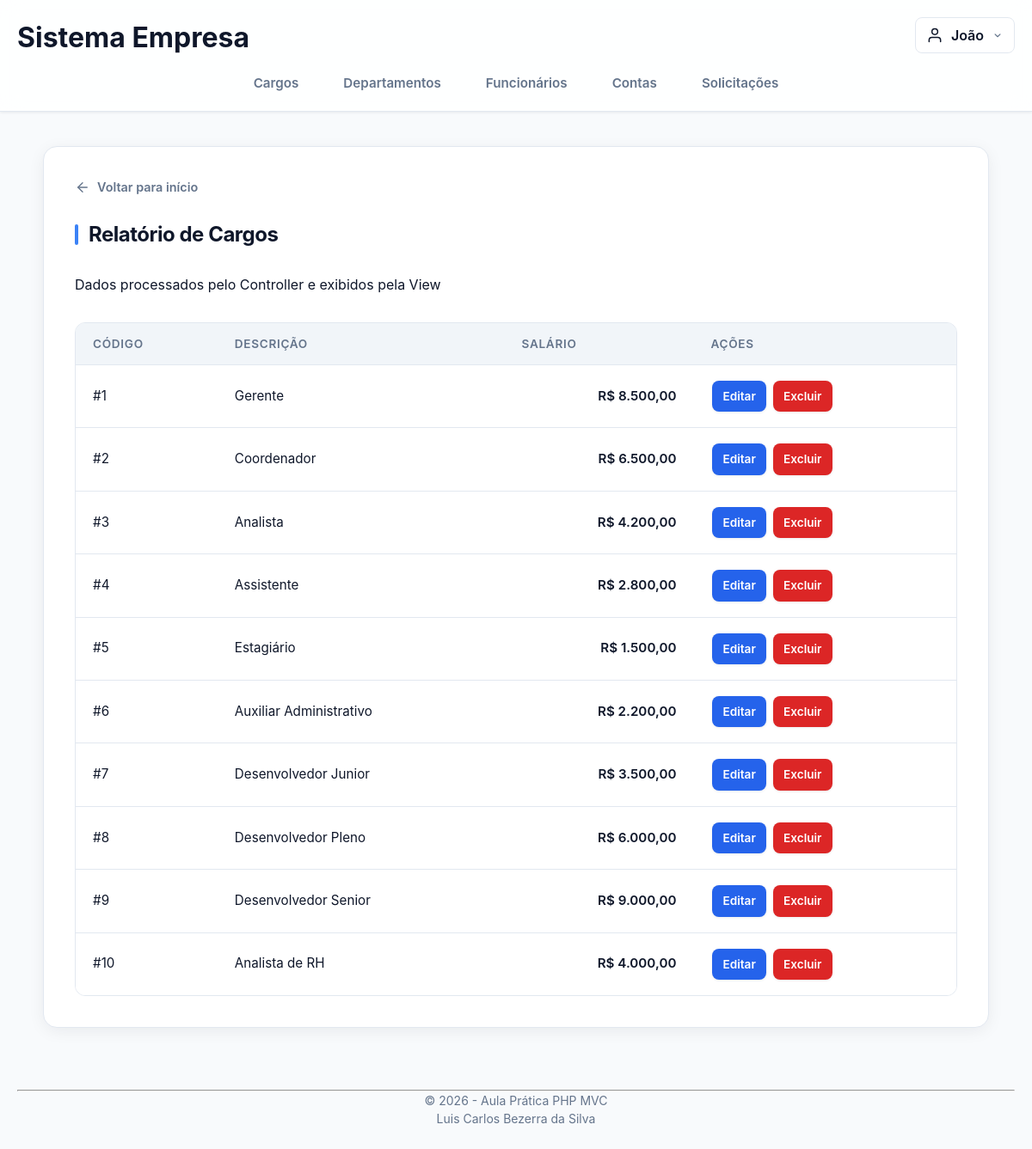
The app's page /index.php?action=listaCargo (signed in) with its own data.
### tables this page shows
CREATE TABLE dboCargo (
    codCargo INT AUTO_INCREMENT PRIMARY KEY,
    nomeCargo VARCHAR(100) NOT NULL UNIQUE,
    salario DECIMAL(10, 2) NOT NULL
);

### controller/cargoController.php (called while the page is built, shortened)
<?php
    require_once __DIR__ . '/../model/cargoModel.php';
    class CargoController {
        public function listar() {
            $model = new Cargo();
            $listaCargos = $model->listarTodos();
            include __DIR__."/../view/cargoLista.php";
        }
    }
?>

### index.php (called while the page is built)
<?php
    require_once "controller/routes.php";
?>

### config/conexao.php (called while the page is built)
<?php
class Conexao
{
    public static function getConn()
    {
        $host = "127.0.0.1";
        $port = "3307";
        $dbname = "dboEmpresaMvc";
        $user = "root";
        $pass = "";
        try {
            $conexao = new PDO(
                "mysql:host=$host;port=$port;dbname=$dbname;charset=utf8",
                $user,
                $pass
            );
            $conexao->setAttribute(
                PDO::ATTR_ERRMODE,
                PDO::ERRMODE_EXCEPTION
            );
            return $conexao;
        } catch (PDOException $e) {
            die("Erro na conexão: " . $e->getMessage());
        }
    }
}

### model/cargoModel.php (called while the page is built, shortened)
<?php
    require_once __DIR__ . '/../config/conexao.php';
    class Cargo {
        public function listarTodos() {
            $sql = "select * from dboCargo order by codCargo asc";
            $stmt = Conexao::getConn()->prepare($sql);
            $stmt->execute();
            return $stmt->fetchAll(PDO::FETCH_ASSOC);
        }
    }
?>

### view/cargoLista.php (the view, shortened to what this page needs)
<?php
    include __DIR__."/INCLUDE/cabecalho.php";
?>
    <h2>Relatório de Cargos</h2>
    <p class="subtitulo">Dados processados pelo Controller e exibidos pela View</p>
    <table class="tabela-dados">
        <thead>
            <tr>
                <th>Código</th>
                <th>Descrição</th>
                <th class="col-valor">Salário</th>
                <th>Ações</th>
            </tr>
        </thead>
        <tbody>
        <?php if (isset($listaCargos) && count($listaCargos) > 0): ?>
                <?php foreach($listaCargos as $c): ?>
                <tr>
                    <td>#<?=$c['codCargo']?></td>
                    <td><?= htmlspecialchars($c['nomeCargo']) ?></td>
                    <td class="col-valor">
                        R$ <?= number_format($c['salario'], 2, ',', '.') ?>
                    </td>
                    <td class="acoes-tabela">
                        <a class="btn-acao btn-editar" href="index.php?action=editarCargo&id=<?=$c['codCargo']?>">Editar</a>
                        <a class="btn-acao btn-excluir" href="index.php?action=excluirCargo&id=<?=$c['codCargo']?>" onclick="return confirmarExclusao(event, this.href, 'cargo');">Excluir</a>
                    </td>
                </tr>
                <?php endforeach; ?>
        <?php endif; ?>
        </tbody>
    </table>
<?php
    include __DIR__."/INCLUDE/rodape.php";
?>

### controller/routes.php (shortened to what this page needs)
<?php
    require_once __DIR__ . '/cargoController.php';
    $action = trim((string)($_GET['action'] ?? 'apresentacao'));
    $controller = new CargoController();
    switch ($action) {
        case 'listaCargo':
            $controller->listar();
            break;
    }
?>

### view/include/cabecalho.php (shortened to what this page needs)
<?php
$nomeCompleto = trim((string) ($_SESSION['usuario_nome'] ?? 'Usuário'));
$primeiroNome = htmlspecialchars(explode(' ', $nomeCompleto)[0] ?: 'Usuário', ENT_QUOTES, 'UTF-8');
?>
<!DOCTYPE html>
<html lang="pt-br">
<head>
    <link rel="stylesheet" href="/ProjetoEmpresaMVC//view/css/estilo.css">
</head>
<body>
<header>
    <h1>Sistema Empresa</h1>
    <nav>
        <?php if (isset($_SESSION['usuario_funcional'])): ?>
            <?php if (isset($_SESSION['usuario_perfil']) && $_SESSION['usuario_perfil'] === 'admin'): ?>
                <div class="dropdown">
                    <span class="menu-item">Cargos</span>
                </div>
                <div class="dropdown">
                    <span class="menu-item">Departamentos</span>
                </div>
                <div class="dropdown">
                    <span class="menu-item">Funcionários</span>
                </div>
                <div class="dropdown">
                    <span class="menu-item">Contas</span>
                </div>
            <?php endif; ?>
            <div class="dropdown">
                <span class="menu-item">Solicitações</span>
            </div>
            <div class="account-menu">
                <button type="button" id="accountMenuButton" class="account-menu-trigger" aria-label="Abrir opções da conta" aria-haspopup="true" aria-expanded="false" aria-controls="accountMenuDropdown" title="Opções da conta">
                    <svg class="account-trigger-icon" viewBox="0 0 24 24" fill="none" stroke="currentColor" stroke-width="1.8" stroke-linecap="round" stroke-linejoin="round" aria-hidden="true">
                        <path d="M20 21v-2a4 4 0 0 0-4-4H8a4 4 0 0 0-4 4v2"></path>
                        <circle cx="12" cy="7" r="4"></circle>
                    </svg>
                    <span><?= $primeiroNome ?></span>
                    <svg class="account-trigger-chevron" viewBox="0 0 24 24" fill="none" stroke="currentColor" stroke-width="2" stroke-linecap="round" stroke-linejoin="round" aria-hidden="true">
                        <path d="m7 10 5 5 5-5"></path>
                    </svg>
                </button>
            </div>
        <?php endif; ?>
    </nav>
</header>
<div class="container">
<?php if (isset($_SESSION['usuario_funcional']) && ($_GET['action'] ?? '') !== 'home'): ?>
    <div class="navegacao-voltar-inicio">
        <a href="index.php?action=home">
            <svg viewBox="0 0 24 24" fill="none" stroke="currentColor" stroke-width="1.8" stroke-linecap="round" stroke-linejoin="round" aria-hidden="true">
                <path d="m12 19-7-7 7-7"></path>
                <path d="M5 12h14"></path>
            </svg>
            <span>Voltar para início</span>
        </a>
    </div>
<?php endif; ?>

### view/include/rodape.php (shortened to what this page needs)
</div>
<footer>
    <hr>
    <p>&copy; 2026 - Aula Prática PHP MVC</p>
    <p>Luis Carlos Bezerra da Silva</p>
</footer>
</body>
</html>

### view/css/estilo.css (style rules this page uses)
:root { --bg-main: #f8fafc; --bg-surface: #ffffff; --bg-surface-hover: #f1f5f9; --border-color: #e2e8f0; --border-focus: #3b82f6; --primary: #3b82f6; --primary-hover: #2563eb; --text-main: #0f172a; --text-muted: #64748b; --radius-sm: 8px; --radius-md: 12px; --radius-lg: 16px; --shadow-sm: 0 1px 3px rgba(15, 23, 42, 0.08); --shadow-md: 0 4px 20px -2px rgba(15, 23, 42, 0.08); --shadow-glow: 0 0 0 3px rgba(59, 130, 246, 0.2); --transition-fast: 0.2s cubic-bezier(0.4, 0, 0.2, 1); }
* { margin: 0; padding: 0; box-sizing: border-box; }
body { font-family: 'Inter', system-ui, -apple-system, BlinkMacSystemFont, 'Segoe UI', Roboto, sans-serif; background-color: var(--bg-main); color: var(--text-main); min-height: 100vh; line-height: 1.5; -webkit-font-smoothing: antialiased; }
header { background: rgba(255, 255, 255, 0.85); backdrop-filter: blur(12px); border-bottom: 1px solid var(--border-color); padding: 20px; position: sticky; top: 0; z-index: 1000; box-shadow: var(--shadow-sm); }
header nav { display: flex; justify-content: center; align-items: center; gap: 16px; margin-top: 16px; }
header>h1 { display: flex; align-items: center; min-height: 42px; margin: 0; }
.dropdown { position: relative; }
.menu-item { color: var(--text-muted); font-weight: 600; font-size: 0.95rem; cursor: pointer; padding: 10px 18px; border-radius: var(--radius-sm); transition: var(--transition-fast); }
.account-menu { position: absolute; top: 20px; right: 20px; }
.account-menu-trigger { display: inline-flex; align-items: center; gap: 9px; min-height: 42px; padding: 7px 12px; border: 1px solid var(--border-color); border-radius: var(--radius-sm); background: var(--bg-surface); color: var(--text-main); font: inherit; font-weight: 600; cursor: pointer; transition: var(--transition-fast); }
.account-menu-trigger>span { max-width: 160px; overflow: hidden; text-overflow: ellipsis; white-space: nowrap; }
.account-trigger-icon { width: 20px; height: 20px; }
.account-trigger-chevron { width: 14px; height: 14px; color: var(--text-muted); transition: transform var(--transition-fast); }
.navegacao-voltar-inicio { margin: 0 0 22px; }
.navegacao-voltar-inicio a { display: inline-flex; align-items: center; gap: 8px; color: var(--text-muted); font-size: 0.9rem; font-weight: 600; text-decoration: none; }
.navegacao-voltar-inicio svg { width: 18px; height: 18px; }
.container { width: 92%; max-width: 1100px; margin: 40px auto; background: var(--bg-surface); padding: 36px; border-radius: var(--radius-lg); border: 1px solid var(--border-color); box-shadow: var(--shadow-md); }
h2 { font-size: 1.5rem; font-weight: 700; color: var(--text-main); margin-bottom: 28px; letter-spacing: -0.02em; display: flex; align-items: center; gap: 12px; }
h2::before { content: ''; display: inline-block; width: 4px; height: 24px; background: var(--primary); border-radius: 4px; }
.tabela-dados { width: 100%; border-collapse: separate; border-spacing: 0; margin-top: 32px; border-radius: var(--radius-md); overflow: hidden; border: 1px solid var(--border-color); }
.acoes-tabela { white-space: nowrap; }
.btn-acao { display: inline-block; padding: 8px 12px; margin: 2px; border-radius: var(--radius-sm); color: #ffffff; text-decoration: none; font-size: 0.85rem; font-weight: 600; transition: var(--transition-fast); box-shadow: var(--shadow-sm); }
.btn-editar { background: #2563eb; }
.btn-excluir { background: #dc2626; }
.tabela-dados th { background: var(--bg-surface-hover); color: var(--text-muted); padding: 14px 20px; text-align: left; font-weight: 600; font-size: 0.85rem; text-transform: uppercase; letter-spacing: 0.05em; border-bottom: 1px solid var(--border-color); }
.tabela-dados td { padding: 16px 20px; border-bottom: 1px solid var(--border-color); color: var(--text-main); font-size: 0.95rem; vertical-align: middle; transition: var(--transition-fast); background: var(--bg-surface); }
.tabela-dados tr:last-child td { border-bottom: none; }
.col-valor { text-align: right; font-weight: 600; color: #10b981; }
footer { text-align: center; padding: 32px 20px; color: var(--text-muted); font-size: 0.875rem; }

### records on screen
dbocargo: codCargo "1", nomeCargo "Gerente", salario "8.500,00"
dbocargo: codCargo "2", nomeCargo "Coordenador", salario "6.500,00"
dbocargo: codCargo "3", nomeCargo "Analista", salario "4.200,00"
dbocargo: codCargo "4", nomeCargo "Assistente", salario "2.800,00"
dbocargo: codCargo "5", nomeCargo "Estagiário", salario "1.500,00"
dbocargo: codCargo "6", nomeCargo "Auxiliar Administrativo", salario "2.200,00"
dbocargo: codCargo "7", nomeCargo "Desenvolvedor Junior", salario "3.500,00"
dbocargo: codCargo "8", nomeCargo "Desenvolvedor Pleno", salario "6.000,00"
dbocargo: codCargo "9", nomeCargo "Desenvolvedor Senior", salario "9.000,00"
dbocargo: codCargo "10", nomeCargo "Analista de RH", salario "4.000,00"

### other values on screen
$primeiroNome "João"
